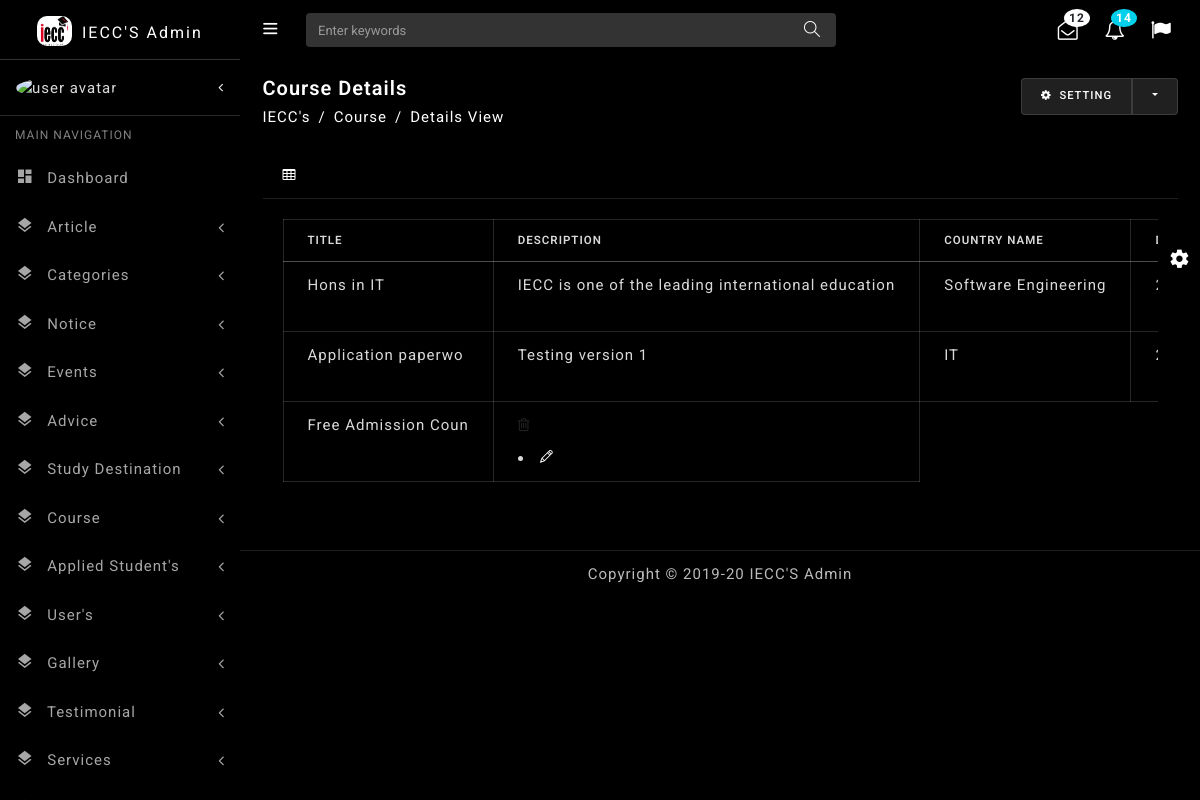
Screenshot of /admin/view_course_details.php with the database file from the repository.
### tables this page shows
CREATE TABLE `tbl_course_details` (
  `post_id` int(11) NOT NULL,
  `post_title` text NOT NULL,
  `post_des` text NOT NULL,
  `course_id` int(11) NOT NULL,
  `date` date NOT NULL,
  `image` varchar(300) NOT NULL
);

CREATE TABLE `tbl_course` (
  `id` int(11) NOT NULL,
  `course_name` text NOT NULL,
  `image` varchar(300) NOT NULL,
  `date` date NOT NULL
);

### class/connection.php (called while the page is built)
<?php
class connection {
    function __construct() {
        $this->db=new mysqli ("localhost","bdsentin_khan","vcg,jGnaN0(-","bdsentin_iecc");
    }
}
?>

### class/super_admin.php (called while the page is built, shortened)
<?php
class super_admin extends connection {
	public function view_course_details(){
		$view_course_details=$this->db->query("select * from tbl_course_details inner join tbl_course where tbl_course.id=tbl_course_details.course_id");
		return $view_course_details;
	}
}
?>

### admin/view_course_details.php (the view, shortened to what this page needs)
<?php include("include/header.php")?>
<div class="content-wrapper">
    <div class="container-fluid">
     <div class="row pt-2 pb-2">
        <div class="col-sm-9">
		    <h4 class="page-title">Course Details</h4>
		    <ol class="breadcrumb">
            <li class="breadcrumb-item"><a href="javaScript:void();">IECC's</a></li>
            <li class="breadcrumb-item"><a href="javaScript:void();">Course </a></li>
            <li class="breadcrumb-item active" aria-current="page">Details View</li>
         </ol>
	   </div>
	   <div class="col-sm-3">
       <div class="btn-group float-sm-right">
        <button type="button" class="btn btn-light waves-effect waves-light"><i class="fa fa-cog mr-1"></i> Setting</button>
        <button type="button" class="btn btn-light dropdown-toggle dropdown-toggle-split waves-effect waves-light" data-toggle="dropdown">
        </button>
      </div>
     </div>
     </div>
      <div class="row">
        <div class="col-lg-12">
          <div class="card">
            <div class="card-header"><i class="fa fa-table"></i> </div>
            <div class="card-body">
              <div class="table-responsive">
              <table id="default-datatable" class="table table-bordered">
                <thead>
                    <tr>
                        <th>Title</th>
                        <th>Description</th>
                        <th>Country Name</th>
                        <th>Date</th>
                    </tr>
                </thead>
                <tbody>
				<?php $view_course_details=$super_admin->view_course_details();
					while($row=$view_course_details->fetch_array()){
						$string = $row["post_title"];
						$short = substr($string,0,19);
						$des = $row["post_des"];
						$short_des = substr($des,0,50);
 				?>
                    <tr>
                        <td><?php echo $short;?></td>
                        <td><?php echo $short_des;?></td>
                        <td><?php echo $row["course_name"];?></td>
                        <td><?php echo $row["date"]?></td>
                        <td><li><a onclick="return confirm('You are going to delete.are you sure?')" href="view_course_details?delete=<?php echo $row["post_id"];?>"title="Delete"><i class="fa fa-trash-o"></i></a></li><li><a  href="edit_course_details?edit=<?php echo $row["post_id"];?>"title="Edit"><i class="ti-pencil"></i></a></li></td></td>
                    </tr>
                <?php }?>
                </tbody>
            </table>
            </div>
            </div>
          </div>
        </div>
      </div>
    </div>
<?php include("include/footer.php")?>

### rows the page displays
tbl_course_details: post_title "Hons in IT", post_des "IECC is one of the leading international education", course.course_name "Software Engineering"
tbl_course_details: post_title "Application paperwo", post_des "Testing version 1", course.course_name "IT"
tbl_course_details: post_title "Free Admission Coun"
